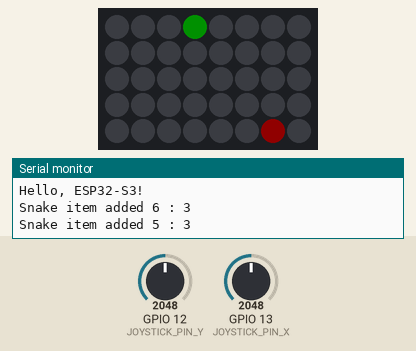
Bench run of a sketch on a simulated ESP32-S3. On the bench: 8×5 RGB LED matrix (first LED top left, wired row by row), the last lines printed to the serial monitor. Inputs (shaded band) come from the test bench; at power-on: GPIO 13 (JOYSTICK_PIN_X) = 2048, GPIO 12 (JOYSTICK_PIN_Y) = 2048. Dim RGB values are drawn brighter than linear; random numbers use the default seed unless the sketch sets one.

Above: at 2.2 s.
2.3 s: GPIO 13 (JOYSTICK_PIN_X) set to 546
3.8 s: GPIO 13 (JOYSTICK_PIN_X) set to 458
At 4.12 s:
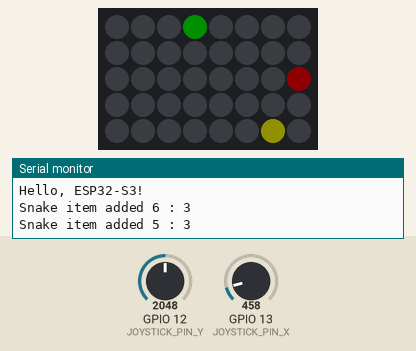
6.2 s: GPIO 12 (JOYSTICK_PIN_Y) set to 3511
7.7 s: GPIO 12 (JOYSTICK_PIN_Y) set to 3628
At 8.12 s:
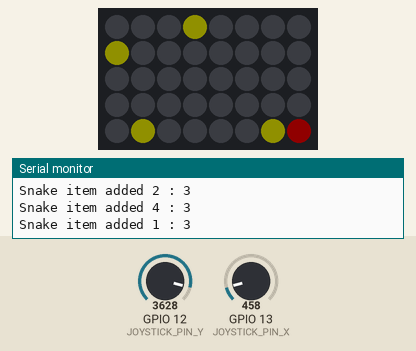
9.5 s: GPIO 12 (JOYSTICK_PIN_Y) set to 3544
At 9.87 s:
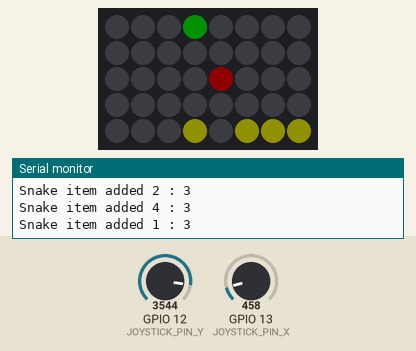
11.2 s: GPIO 13 (JOYSTICK_PIN_X) set to 3603
At 11.37 s:
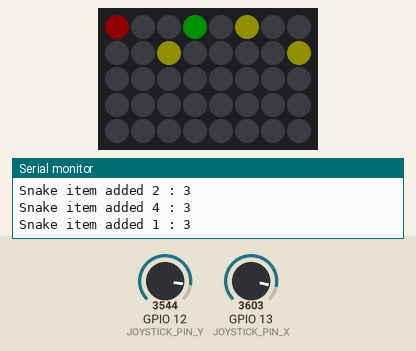
Timing chart, 0 to 13.7 s (numbered marks = the images above; inputs shaded):
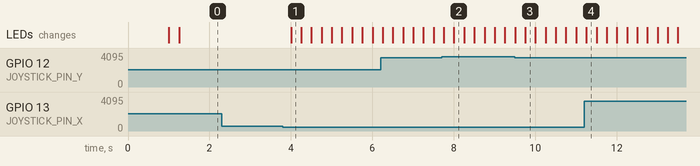

The sketch:

snake.ino
```cpp
#include <random>
#include <ESP32Servo.h>
#include <FastLED.h>
#include "AsyncTimer.h"

#define WIDTH 8
#define HEIGHT 5
#define NUM_LEDS ((WIDTH) * (HEIGHT))
#define LED_PIN 15
#define JOYSTICK_PIN_X 13
#define JOYSTICK_PIN_Y 12

////////////////////////////////////////////////////
//
//  ENUMS
//
////////////////////////////////////////////////////
enum Direction {
  MOVE_STOP,
  MOVE_UP,
  MOVE_RIGHT,
  MOVE_DOWN,
  MOVE_LEFT
};

enum StateGame {
  GAME_WAITING,
  GAME_MOVING,
  GAME_LOOSE,
  GAME_WIN
};

enum StateLED {
  LED_BLACK = 0x000000,
  LED_WHITE = 0xFFFFFF,
  LED_RED = 0xFF0000,
  LED_GREEN = 0x00FF00,
  LED_BLUE = 0x0000FF,
  LED_CUSTOM = 0xFFFF00
};

////////////////////////////////////////////////////
//
// LEDS data
CRGB leds[NUM_LEDS + 1];

byte led_map_indexes[NUM_LEDS + 1] = {
   5,  0, 15, 10, 25, 20, 35, 30,
   6,  1, 16, 11, 26, 21, 36, 31,
   7,  2, 17, 12, 27, 22, 37, 32,
   8,  3, 18, 13, 28, 23, 38, 33,
   9,  4, 19, 14, 29, 24, 39, 34
};

static byte led_map(byte index) {
  return led_map_indexes[index];
}

static byte XY(byte x, byte y) {
    for (int i = 0; i < WIDTH * HEIGHT; ++i) {
        int found_x = i % WIDTH; // Column index
        int found_y = i / WIDTH; // Row index
        if (found_x == x && found_y == y) {
          return led_map(i);
        }
    }
    return 0;
}

////////////////////////////////////////////////////
//
//  GLOBAL VARIABLES
//
////////////////////////////////////////////////////
int snakeX = 0;
int snakeY = 0;
int appleX = 0;
int appleY = 0;

int directionX = 0; // (-1, 1, 0)
int directionY = 0; // (-1, 1, 0)
Direction direction;

////////////////////////////////////////////////////
//
//  CLASSES
//
////////////////////////////////////////////////////
class SnakeItem {
public:
  CRGB* color;
  byte x;
  byte y;
};

class Snake {
public:
  byte quantity = 0;
  SnakeItem head;
  SnakeItem body[NUM_LEDS] = {};

  void init(byte x, byte y) {
    add(x,y);
    add(x-1, y);
    //add(x-2, y);
    //add(x-3, y);
    //add(x-4, y);

    head = body[0];
  }

  void add(byte x, byte y) {
    if (quantity >= NUM_LEDS-1)
      return;

    SnakeItem toAdd = create();
    toAdd.x = x;
    toAdd.y = y;
    body[quantity++] = toAdd;

    Serial.print("Snake item added ");
    Serial.print(x);
    Serial.print(" : ");
    Serial.println(y);
  }

  void add() {
    SnakeItem last = body[quantity-1];
    int x = last.x;
    int y = last.y;

    add(x,y);
    return;

    switch(direction) {
      case MOVE_LEFT:
        x++;
        break;
      case MOVE_RIGHT:
        x--;
        break;
      case MOVE_UP:
        y++;
        break;
      case MOVE_DOWN:
        y--;
        break;
    }

    add(x,y);
  }

  SnakeItem create() {
    return SnakeItem();
  }

  void move(byte x, byte y) {
    for (int i=quantity-1; i>=0; --i) {
      if (i > 0) {
        body[i].x = body[i-1].x;
        body[i].y = body[i-1].y;
      } else {
        body[i].x = x;
        body[i].y = y;
      }
    }

    return;
  }
};

class Matrix {
public:
  void all(StateLED value) {
    int index=0;
    while (index <= NUM_LEDS)
      leds[index++] = value;
  }

  void show(StateLED value = LED_WHITE) {
    int index=0;
    while (index <= NUM_LEDS)
      leds[index++] = value;
  }

  void hide() {
    all(LED_BLACK);
  }

  CRGB get(byte index) {
    return leds[led_map(index)];
  }

  CRGB get(byte x, byte y) {
    return leds[led_map(XY(x,y))];
  }
};

class Game {
public:
  Matrix matrix;
  // Direction direction;
  StateGame state;
  Snake snake;
};

Game game;
AsyncTimer asyncTimer;

////////////////////////////////////////////////////
//
//  ASYNC LOOPS
//
////////////////////////////////////////////////////
void setDirection() {
  switch(direction) {
    case MOVE_LEFT:
      snakeX -= 1;
      if (snakeX < 0)
        snakeX = WIDTH-1;
      break;
    case MOVE_RIGHT:
      snakeX += 1;
      if (snakeX >= WIDTH)
        snakeX = 0;
      break;
    case MOVE_UP:
      snakeY -= 1;
      if (snakeY < 0)
        snakeY = HEIGHT-1;
      break;
    case MOVE_DOWN:
      snakeY += 1;
      if (snakeY >= HEIGHT)
        snakeY = 0;
      break;
    case MOVE_STOP:

    break;
  }
  // One-step moving
  // game.direction = MOVE_STOP;
  printDirection();
}

void setApple() {
  do {
    appleX = random(0,7);
    appleY = random(0,4);
  } while (appleX != snakeX && appleY != snakeY);

  leds[XY(appleX, appleY)] = LED_GREEN;
}

void loopGame() {
  setDirection();
  game.matrix.hide();

  game.snake.move(snakeX, snakeY);

  leds[XY(appleX, appleY)] = LED_GREEN;
  if (snakeX == appleX && snakeY == appleY) {
    game.snake.add();
    setApple();
  }

  for (byte i=0; i<game.snake.quantity; ++i) {
    byte x = game.snake.body[game.snake.quantity-i-1].x;
    byte y = game.snake.body[game.snake.quantity-i-1].y;
    byte mapped_index = XY(x, y);

    if (i==game.snake.quantity-1) {
      leds[mapped_index] = LED_RED;
    } else {
      leds[mapped_index] = LED_CUSTOM;
    }
  }

  FastLED.show();

  printPosition();
}

void loopJoystick() {
  int xVal = analogRead(JOYSTICK_PIN_X);
  int yVal = analogRead(JOYSTICK_PIN_Y);

  directionX = 0;
  directionY = 0;

  if (xVal >= 0 && xVal <= 512) {
    directionX = -1;
    directionY = 0;
  }
  if (xVal >= 3584 && xVal <= 4096) {
    directionX = 1;
    directionY = 0;
  }
  if (yVal >= 0 && yVal <= 512) {
    directionX = 0;
    directionY = -1;
  }
  if (yVal >= 3584 && yVal <= 4096) {
    directionX = 0;
    directionY = 1;
  }

  if (directionX == -1) {
    direction = MOVE_LEFT;
  }
  if (directionX == 1) {
    direction = MOVE_RIGHT;
  }
  if (directionY == -1) {
    direction = MOVE_UP;
  }
  if (directionY == 1) {
    direction = MOVE_DOWN;
  }
}

////////////////////////////////////////////////////
//
//  ARDUINO STRUCTURE
//
////////////////////////////////////////////////////

void setup() {
  Serial.begin(9600);
  delay(1000);
  Serial.println("Hello, ESP32-S3!");

  randomSeed(analogRead(0));

  snakeX = 6;
  snakeY = 3;
  setApple();

  FastLED.addLeds<NEOPIXEL, LED_PIN>(leds, NUM_LEDS);
  FastLED.setBrightness(16);

  direction = MOVE_STOP;
  game.snake.init(snakeX, snakeY);
  FastLED.show();

  // asyncTimer.setInterval(loopTest, 1400);
  asyncTimer.setInterval(loopGame, 250);
  asyncTimer.setInterval(loopJoystick, 150);
}

void loop() {
  asyncTimer.handle();
}

void printDirection() {
  return;
  Serial.print("DIRECTION is: ");
  Serial.print(snakeX);
  Serial.print(" : ");
  Serial.println(snakeY);
}

void printPosition() {
  return;
  Serial.print("POSITION is: ");
  Serial.print(snakeX);
  Serial.print(" : ");
  Serial.println(snakeY);
}
```

Measured:
- the behaviour switches between 513 and 512 on GPIO 13 (JOYSTICK_PIN_X) (found by bisection; images 0 and 1)
- the behaviour switches between 3583 and 3584 on GPIO 12 (JOYSTICK_PIN_Y) (found by bisection; images 1 and 2)
- after the input at 2.3 s, every drawn part: stays the same
- after the input at 3.8 s, the LEDs: change after 0.20 s (image 1)
